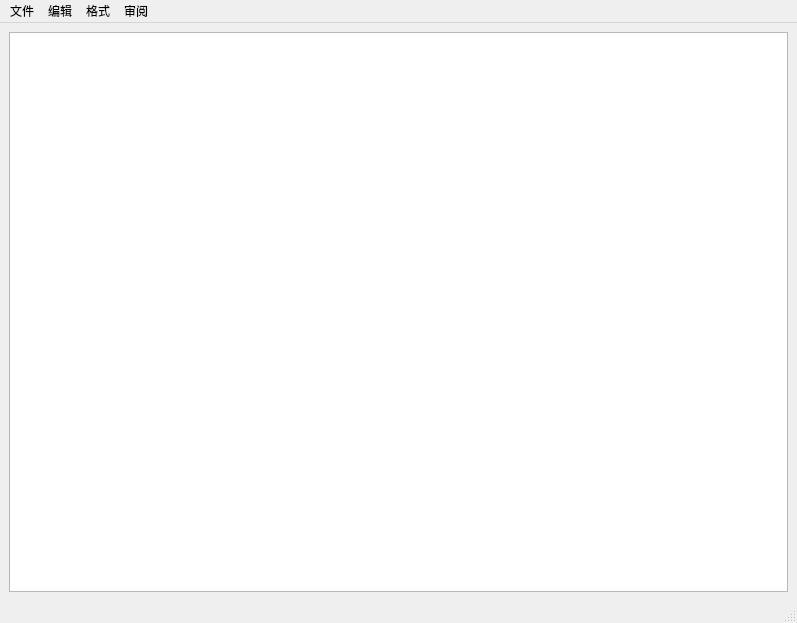
<?xml version="1.0" encoding="UTF-8"?>
<ui version="4.0">
 <class>MainWindow</class>
 <widget class="QMainWindow" name="MainWindow">
  <property name="geometry">
   <rect>
    <x>0</x>
    <y>0</y>
    <width>797</width>
    <height>623</height>
   </rect>
  </property>
  <property name="tabletTracking">
   <bool>false</bool>
  </property>
  <property name="focusPolicy">
   <enum>Qt::NoFocus</enum>
  </property>
  <property name="windowTitle">
   <string>Text Edit</string>
  </property>
  <property name="windowOpacity">
   <double>1.000000000000000</double>
  </property>
  <property name="autoFillBackground">
   <bool>false</bool>
  </property>
  <property name="styleSheet">
   <string notr="true">
font: 57 9pt &quot;Work Sans Medium&quot;;</string>
  </property>
  <widget class="QWidget" name="centralwidget">
   <layout class="QGridLayout" name="gridLayout">
    <item row="0" column="0">
     <widget class="QTextEdit" name="textEdit">
      <property name="enabled">
       <bool>true</bool>
      </property>
      <property name="sizeAdjustPolicy">
       <enum>QAbstractScrollArea::AdjustToContentsOnFirstShow</enum>
      </property>
     </widget>
    </item>
   </layout>
  </widget>
  <widget class="QMenuBar" name="menubar">
   <property name="geometry">
    <rect>
     <x>0</x>
     <y>0</y>
     <width>797</width>
     <height>20</height>
    </rect>
   </property>
   <widget class="QMenu" name="menu">
    <property name="title">
     <string>文件</string>
    </property>
    <addaction name="action_New"/>
    <addaction name="action_Open"/>
    <addaction name="action_Save"/>
    <addaction name="action_SaveAs"/>
    <addaction name="action_Close"/>
   </widget>
   <widget class="QMenu" name="menu_2">
    <property name="title">
     <string>编辑</string>
    </property>
    <addaction name="action_Undo"/>
    <addaction name="action_Redo"/>
    <addaction name="action_Find"/>
   </widget>
   <widget class="QMenu" name="menu_3">
    <property name="title">
     <string>格式</string>
    </property>
    <addaction name="action_fonts"/>
    <addaction name="action_color"/>
   </widget>
   <widget class="QMenu" name="menu_4">
    <property name="title">
     <string>审阅</string>
    </property>
    <addaction name="action_Count"/>
   </widget>
   <addaction name="menu"/>
   <addaction name="menu_2"/>
   <addaction name="menu_3"/>
   <addaction name="menu_4"/>
  </widget>
  <widget class="QStatusBar" name="statusbar"/>
  <action name="actionsf_s">
   <property name="text">
    <string>sf s</string>
   </property>
  </action>
  <action name="action_New">
   <property name="text">
    <string>新建文件</string>
   </property>
   <property name="shortcut">
    <string>Ctrl+N</string>
   </property>
  </action>
  <action name="action_Open">
   <property name="text">
    <string>打开文件</string>
   </property>
   <property name="shortcut">
    <string>Ctrl+O</string>
   </property>
  </action>
  <action name="action_Save">
   <property name="enabled">
    <bool>false</bool>
   </property>
   <property name="text">
    <string>保存文件</string>
   </property>
   <property name="shortcut">
    <string>Ctrl+S</string>
   </property>
  </action>
  <action name="action_SaveAs">
   <property name="enabled">
    <bool>false</bool>
   </property>
   <property name="text">
    <string>另存为文件</string>
   </property>
  </action>
  <action name="action_Close">
   <property name="text">
    <string>关闭程序</string>
   </property>
  </action>
  <action name="action_fonts">
   <property name="enabled">
    <bool>false</bool>
   </property>
   <property name="text">
    <string>字体</string>
   </property>
  </action>
  <action name="action_color">
   <property name="enabled">
    <bool>false</bool>
   </property>
   <property name="text">
    <string>颜色</string>
   </property>
  </action>
  <action name="action_Undo">
   <property name="enabled">
    <bool>false</bool>
   </property>
   <property name="text">
    <string>撤销</string>
   </property>
   <property name="shortcut">
    <string>Ctrl+Z</string>
   </property>
  </action>
  <action name="action_Redo">
   <property name="enabled">
    <bool>false</bool>
   </property>
   <property name="text">
    <string>重做</string>
   </property>
   <property name="shortcut">
    <string>Ctrl+Y</string>
   </property>
  </action>
  <action name="action_Find">
   <property name="enabled">
    <bool>false</bool>
   </property>
   <property name="text">
    <string>查找\替换</string>
   </property>
   <property name="shortcut">
    <string>Ctrl+F</string>
   </property>
  </action>
  <action name="action_Count">
   <property name="enabled">
    <bool>false</bool>
   </property>
   <property name="text">
    <string>字数统计</string>
   </property>
  </action>
 </widget>
 <resources/>
 <connections>
  <connection>
   <sender>action_Close</sender>
   <signal>triggered()</signal>
   <receiver>MainWindow</receiver>
   <slot>close()</slot>
   <hints>
    <hint type="sourcelabel">
     <x>-1</x>
     <y>-1</y>
    </hint>
    <hint type="destinationlabel">
     <x>399</x>
     <y>299</y>
    </hint>
   </hints>
  </connection>
 </connections>
</ui>
